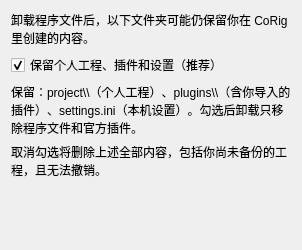
<?xml version="1.0" encoding="UTF-8"?>
<ui version="4.0">
 <class>UninstallOptions</class>
 <widget class="QWidget" name="UninstallOptions">
  <property name="windowTitle"><string>卸载 CoRig</string></property>
  <layout class="QVBoxLayout" name="optionsLayout">
   <item><widget class="QLabel" name="Heading"><property name="text"><string>卸载程序文件后，以下文件夹可能仍保留你在 CoRig 里创建的内容。</string></property><property name="wordWrap"><bool>true</bool></property></widget></item>
   <item><widget class="QCheckBox" name="KeepUserData"><property name="text"><string>保留个人工程、插件和设置（推荐）</string></property><property name="checked"><bool>true</bool></property></widget></item>
   <item><widget class="QLabel" name="Components"><property name="text"><string>保留：project\\（个人工程）、plugins\\（含你导入的插件）、settings.ini（本机设置）。勾选后卸载只移除程序文件和官方插件。</string></property><property name="wordWrap"><bool>true</bool></property></widget></item>
   <item><widget class="QLabel" name="Warning"><property name="text"><string>取消勾选将删除上述全部内容，包括你尚未备份的工程，且无法撤销。</string></property><property name="wordWrap"><bool>true</bool></property></widget></item>
   <item><spacer name="bottomSpace"><property name="orientation"><enum>Qt::Vertical</enum></property><property name="sizeHint" stdset="0"><size><width>20</width><height>60</height></size></property></spacer></item>
  </layout>
 </widget>
 <resources/>
 <connections/>
</ui>
